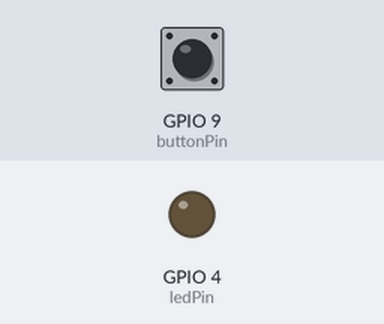
Bench run of a sketch on a simulated ESP32-S3. Parts: output pins drawn as LEDs (lit = HIGH). The test bench sets the inputs (shaded band); at power-on: GPIO 9 (buttonPin) HIGH. What the sketch prints to the serial monitor is not drawn.

Above: at 1.2 s.
1.3 s: GPIO 9 (buttonPin) pulled LOW for 0.15 s
At 2.2 s:
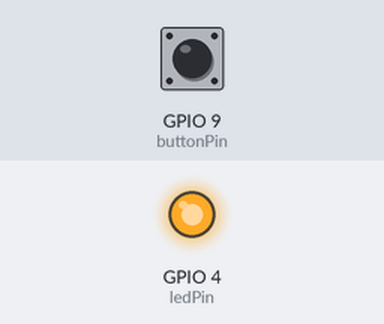
2.9 s: GPIO 9 (buttonPin) pulled LOW for 1 s
At 3.5 s:
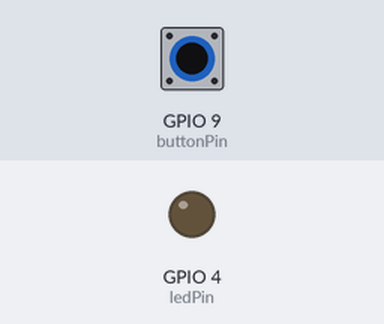
6.9 s: GPIO 9 (buttonPin) pulled LOW for 3.2 s
At 7.7 s:
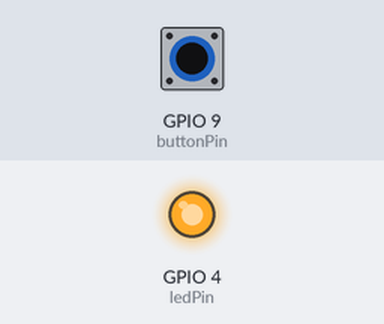
Timing chart, 0 to 9.9 s (numbered marks = the images above; inputs shaded):
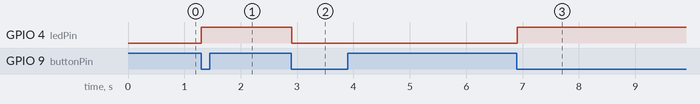

The sketch:

toggleButtonExample.ino
```cpp
//Toggle BUTTON IN CLASS Example - EDGE DETECTION
//MARCH 5th


const int buttonPin = 9;
const int ledPin = 4;

bool buttonState = 0; //current button state
bool lastButtonState = 0; //previous button state
bool toggle = 0; //toggle for rising edge
bool fallingToggle = 0; // toggle for falling edge


void setup() {
  // put your setup code here, to run once:
  pinMode(buttonPin, INPUT_PULLUP);
  pinMode(ledPin, OUTPUT);
  Serial.begin(115200);
}

void loop() {
  // put your main code here, to run repeatedly:
  bool buttonState = !digitalRead(buttonPin);

  //RISING EDGE DETECTION
  //Detects the Press of a button

  if(buttonState && !lastButtonState)//if buttone went from LOW to HIGH
  {
    toggle = !toggle;

  }

  //FALLING EDGE
  if(!buttonState && lastButtonState)//if buttone went from HIGH to LOW
  {
    fallingToggle = !fallingToggle;
  }

  lastButtonState = buttonState;
  digitalWrite(ledPin, toggle);
  Serial.printf("Button =%i, Toggle =%i, Falling = %i \n", buttonState, toggle, fallingToggle);

}
```

Measured:
- after the input at 1.3 s, GPIO 4 (ledPin): LOW → HIGH at once
- after the input at 2.9 s, GPIO 4 (ledPin): HIGH → LOW at once
- after the input at 6.9 s, GPIO 4 (ledPin): LOW → HIGH at once
